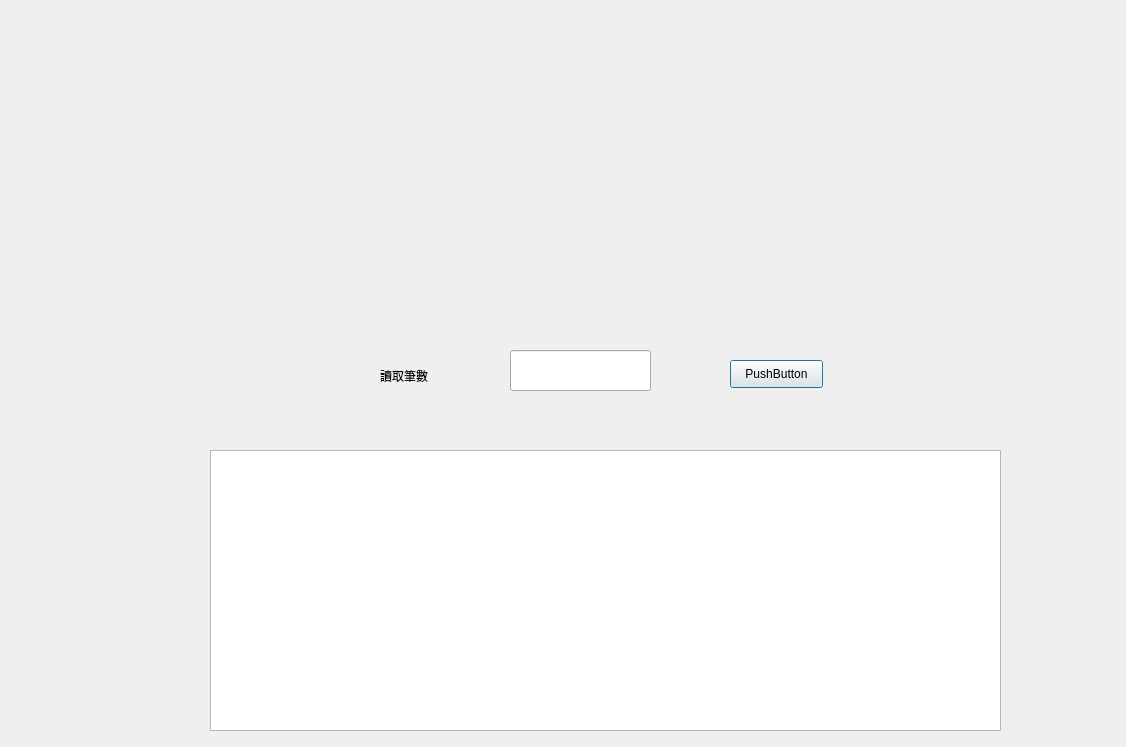
<?xml version="1.0" encoding="UTF-8"?>
<ui version="4.0">
 <class>Dialog</class>
 <widget class="QDialog" name="Dialog">
  <property name="geometry">
   <rect>
    <x>0</x>
    <y>0</y>
    <width>1126</width>
    <height>747</height>
   </rect>
  </property>
  <property name="windowTitle">
   <string>Dialog</string>
  </property>
  <widget class="QPushButton" name="pushButton">
   <property name="geometry">
    <rect>
     <x>730</x>
     <y>360</y>
     <width>93</width>
     <height>28</height>
    </rect>
   </property>
   <property name="text">
    <string>PushButton</string>
   </property>
  </widget>
  <widget class="QLabel" name="label">
   <property name="geometry">
    <rect>
     <x>380</x>
     <y>360</y>
     <width>91</width>
     <height>31</height>
    </rect>
   </property>
   <property name="text">
    <string>讀取筆數</string>
   </property>
  </widget>
  <widget class="QTableWidget" name="tableWidget">
   <property name="geometry">
    <rect>
     <x>210</x>
     <y>450</y>
     <width>791</width>
     <height>281</height>
    </rect>
   </property>
  </widget>
  <widget class="QLabel" name="label_2">
   <property name="geometry">
    <rect>
     <x>220</x>
     <y>50</y>
     <width>791</width>
     <height>261</height>
    </rect>
   </property>
   <property name="text">
    <string/>
   </property>
  </widget>
  <widget class="QLineEdit" name="lineEdit">
   <property name="geometry">
    <rect>
     <x>510</x>
     <y>350</y>
     <width>141</width>
     <height>41</height>
    </rect>
   </property>
  </widget>
 </widget>
 <resources/>
 <connections/>
</ui>
